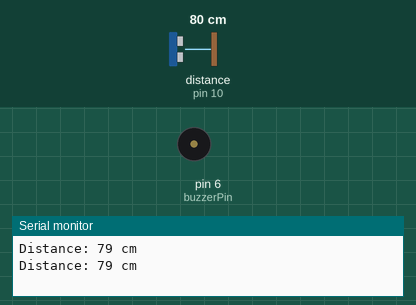
Recording of a sketch running on a simulated Arduino Uno, built with avr-gcc and run on an emulated ATmega328P. Shown: buzzer (waves = sounding), the last lines printed to the serial monitor. Wiring (inferred from the names in the program): ultrasonic range finder: trigger pin 9; echo pin 10. Inputs (shaded band) come from the test bench; at power-on: distance to the obstacle (sensor on pin 10) 80 cm. The echo pulse lasts 58.3 µs per cm.

Above: at 1.8 s.
1.9 s: distance to the obstacle (sensor on pin 10) set to 19 cm
3.4 s: distance to the obstacle (sensor on pin 10) set to 14 cm
At 4.06 s:
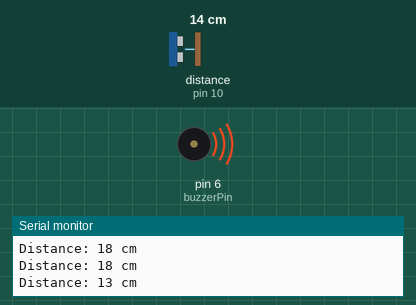
Timing chart, 0 to 13.1 s (numbered marks = the images above; inputs shaded):
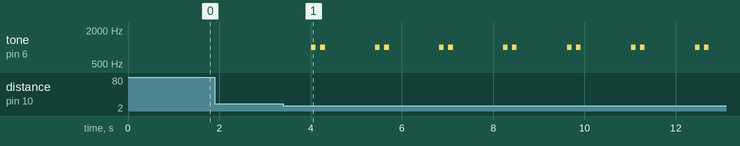

The sketch:

sketch_nov4d_ultrasonic_buzzer.ino
```cpp
#define trigPin 9
#define echoPin 10

const int buzzerPin = 6;

void setup() {
  Serial.begin(9600);
  pinMode(trigPin, OUTPUT);
  pinMode(echoPin, INPUT);
  pinMode(buzzerPin, OUTPUT);
}

void loop() {
  long duration, distance;

  // Trigger the ultrasonic sensor to send a pulse
  digitalWrite(trigPin, LOW);
  delayMicroseconds(2);
  digitalWrite(trigPin, HIGH);
  delayMicroseconds(10);
  digitalWrite(trigPin, LOW);

  // Measure the time it takes for the echo to return
  duration = pulseIn(echoPin, HIGH);

  // Calculate the distance in centimeters
  distance = duration / 58.2;

  Serial.print("Distance: ");
  Serial.print(distance);
  Serial.println(" cm");

  // Play an "echo" sound based on the distance
  if (distance <= 10) {
    playEchoSound(3); // Play 3 "echoes" when an object is detected within 100 cm
  } else if (distance <= 15) {
    playEchoSound(2); // Play 2 "echoes" when an object is detected between 100 and 150 cm
  } else {
    noTone(buzzerPin); // Stop playing sound when no object is detected
  }

  delay(1000); // Delay before taking the next reading
}

void playEchoSound(int numEchoes) {
  for (int i = 0; i < numEchoes; i++) {
    tone(buzzerPin, 1000, 100); // Play a 1 kHz tone for 100 ms
    delay(200); // Delay between "echoes"
  }
  noTone(buzzerPin); // Stop playing sound after all "echoes"
}
```

Measured:
- the behaviour switches between 17 and 16 cm on distance to the obstacle (sensor on pin 10) (found by bisection; images 0 and 1)
- after the input at 3.4 s, tone on pin 6 (buzzerPin): silent → 1000 Hz after 0.62 s, then repeats every 1.4 s: silent 0.10 s, 1000 Hz 0.10 s, silent 1.1 s, 1000 Hz 0.10 s
